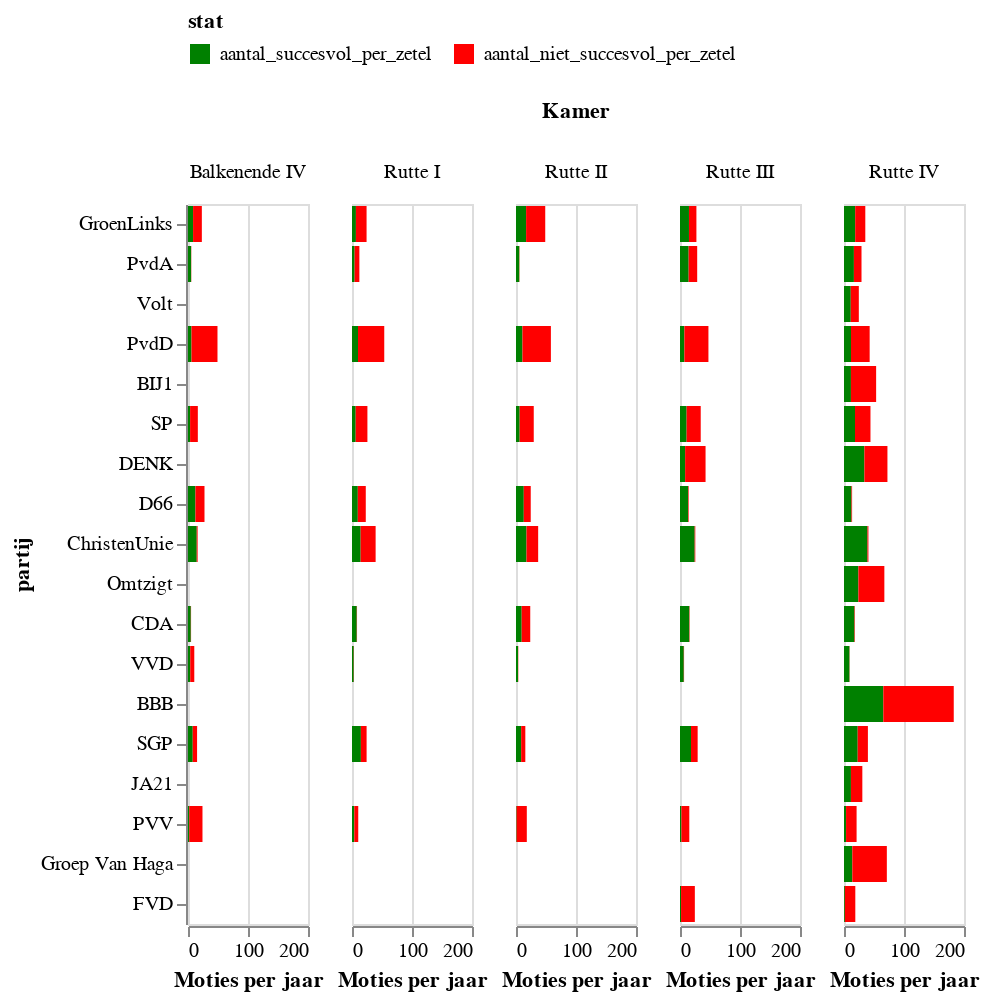

Notebook source saved alongside this figure:
### Markdown cell above
Deze visualisatie geeft weer hoeveel moties (niet) succesvol zijn ingediend tijdens de verschillende kamerperiodes. Je ziet bijvoorbeeld PVV en SP als partijen met veel moties, maar weinig succesvolle. Ook worden de moties van regeringspartijen vaker aangenomen. Dit komt natuurlijk doordat ze met de regeringspartijen een meerderheid hebben. Laten we nu kijken hoe deze grafiek eruit ziet per zetel, als een soort 'productiviteit per zetel'.

### Code cell
#| echo: false
chart = alt.Chart(stats).mark_bar().encode(
    column='Kamer',
    x='value:Q',
    y=alt.Y('partij:N', sort=list(parties)),
    color=alt.Color('stat',
                scale=alt.Scale(
        domain=['aantal_succesvol_per_zetel','aantal_niet_succesvol_per_zetel'],
        range=['green', 'red']),
        legend=alt.Legend(orient="top"))
).properties(width=60).transform_filter(alt.FieldOneOfPredicate(field='stat', oneOf=['aantal_succesvol_per_zetel','aantal_niet_succesvol_per_zetel']))
chart.encoding.x.title = 'Moties per jaar'
chart

### Figure 1 — Vega-Lite specification as saved in the notebook (floating-point values rounded to 4 significant figures; data arrays with more than 128 entries replaced by an {"elided": "..."} marker saying what was removed)
{"config": {"view": {"continuousWidth": 300, "continuousHeight": 300}}, "data": {"name": "data-a5a973050ee5ed025bc4fc41b21255a7"}, "mark": {"type": "bar"}, "encoding": {"color": {"field": "stat", "legend": {"orient": "top"}, "scale": {"domain": ["aantal_succesvol_per_zetel", "aantal_niet_succesvol_per_zetel"], "range": ["green", "red"]}, "type": "nominal"}, "column": {"field": "Kamer", "type": "nominal"}, "x": {"field": "value", "title": "Moties per jaar", "type": "quantitative"}, "y": {"field": "partij", "sort": ["GroenLinks", "PvdA", "Volt", "PvdD", "BIJ1", "SP", "DENK", "D66", "ChristenUnie", "Omtzigt", "CDA", "VVD", "BBB", "SGP", "JA21", "PVV", "Groep Van Haga", "FVD"], "type": "nominal"}}, "transform": [{"filter": {"field": "stat", "oneOf": ["aantal_succesvol_per_zetel", "aantal_niet_succesvol_per_zetel"]}}], "width": 60, "$schema": "https://vega.github.io/schema/vega-lite/v5.8.0.json", "datasets": {"data-a5a973050ee5ed025bc4fc41b21255a7": {"elided": "420 records"}}}
